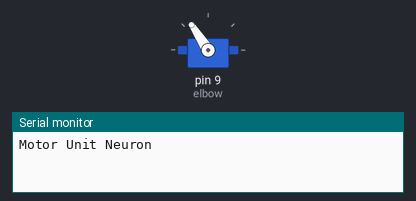
A sketch run on a simulated Arduino Uno, built with avr-gcc and run on an emulated ATmega328P. Parts: servo, the last lines printed to the serial monitor.

Above: at 0.05 s.
At 0.65 s:
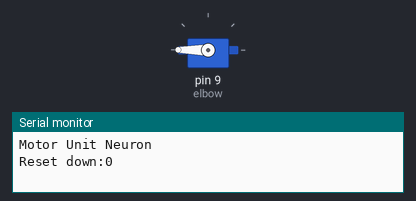
At 1.15 s:
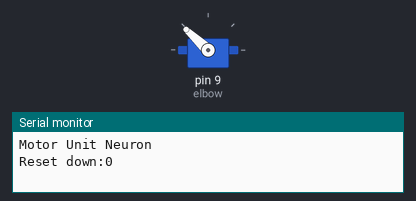
At 2.65 s:
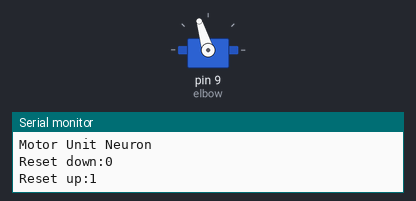
Timing chart, 0 to 6.4 s (numbered marks = the images above):
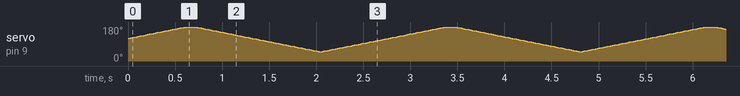

The sketch:

ServoTester.ino
```cpp
/**
 * Adafruit Servo Shield V1 tester.
 *
 */

#include <AFMotor.h>
#include <Servo.h>

Servo elbow;

AF_DCMotor shoulder(2, MOTOR12_64KHZ);

int pos = 0;    // variable to store the servo position

void setup() {
  Serial.begin(115200); // set up Serial library at 9600 bps
  Serial.println("Motor Unit Neuron");

  elbow.attach(9);
  pos=120;
}
int direction=1;
int counter=0;


void loop() {

  elbow.write(pos);

  pos+=direction;

  if (pos>=185)
  {
    Serial.print("Reset down:");
    Serial.println(counter++);
    direction=-1;
  }

  if (pos<=48)
  {
    Serial.print("Reset up:");
    Serial.println(counter++);
    direction=1;
  }

  if (counter < -10)
  {
    shoulder.setSpeed(250);
    shoulder.run(FORWARD);
  }

  if (counter==10000)
  {
    elbow.detach();
  }


  delay(10);
}


void lodop() {

  elbow.write(pos);

  pos+=direction;

  if (pos>=90)
  {
    Serial.print("Reset down:");
    Serial.println(counter++);
    direction=-1;
  }

  if (pos<=70)
  {
    Serial.print("Reset up:");
    Serial.println(counter++);
    direction=1;
  }

  if (counter < 1000)
  {
    shoulder.setSpeed(250);
    shoulder.run(FORWARD);
  }

  if (counter==10000)
  {
    elbow.detach();
  }


  delay(90);
}
```
